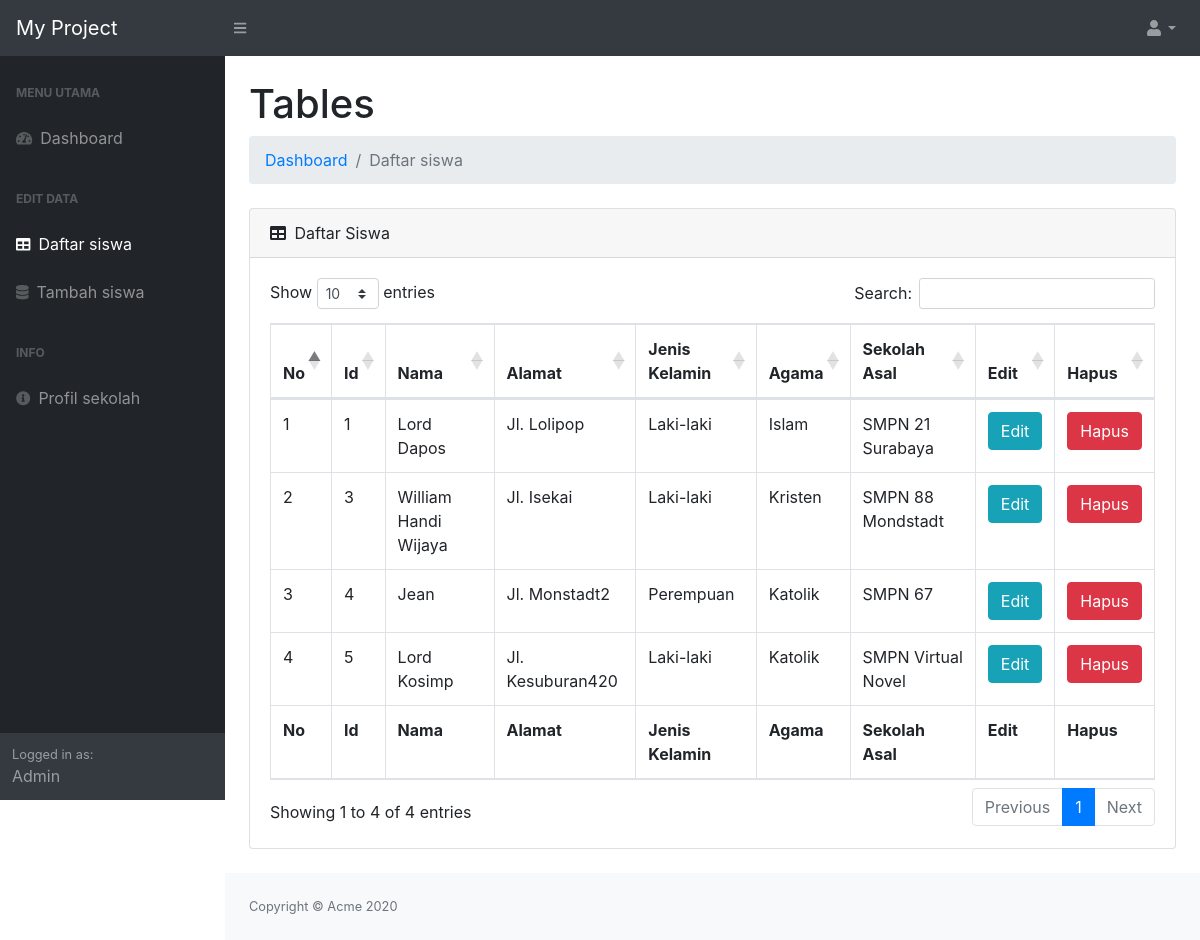
Screenshot of /welcome/dist/list-siswa.php (signed in) with the database file from the repository.
### tables this page shows
CREATE TABLE `calon_siswa` (
  `id` int(100) UNSIGNED NOT NULL,
  `nama` varchar(64) NOT NULL,
  `alamat` varchar(255) NOT NULL,
  `jenis_kelamin` varchar(10) NOT NULL,
  `agama` varchar(10) NOT NULL,
  `sekolah_asal` varchar(64) NOT NULL
);

### welcome/dist/list-siswa.php (the view, shortened to what this page needs)
<?php
require_once "../../config.php";
?>
<!DOCTYPE html>
<html lang="en">
<head>
    <link href="css/styles.css" rel="stylesheet" />
    <link href="https://cdn.datatables.net/1.10.20/css/dataTables.bootstrap4.min.css" rel="stylesheet" />
</head>
<body class="sb-nav-fixed">
    <nav class="sb-topnav navbar navbar-expand navbar-dark bg-dark">
        <a class="navbar-brand" href="index.php">My Project</a>
        <button class="btn btn-link btn-sm order-1 order-lg-0" id="sidebarToggle" href="#"><i class="fas fa-bars"></i></button>
        <ul id="navbar" class="navbar-nav ml-auto ml-md-0">
            <li class="nav-item dropdown">
                <a class="nav-link dropdown-toggle" id="userDropdown" href="#" role="button" data-toggle="dropdown" aria-haspopup="true" aria-expanded="false"><i class="fas fa-user fa-fw"></i></a>
            </li>
        </ul>
    </nav>
    <div id="layoutSidenav">
        <div id="layoutSidenav_nav">
            <nav class="sb-sidenav accordion sb-sidenav-dark" id="sidenavAccordion">
                <div class="sb-sidenav-menu">
                    <div class="nav">
                        <div class="sb-sidenav-menu-heading">Menu utama</div>
                        <a class="nav-link" href="index.php">
                            <div class="sb-nav-link-icon"><i class="fas fa-tachometer-alt"></i></div>
                            Dashboard
                        </a>
                        <div class="sb-sidenav-menu-heading">Edit data</div>
                        <a class="nav-link" href="list-siswa.php">
                            <div class="sb-nav-link-icon"><i class="fas fa-table"></i></div>
                            Daftar siswa
                        </a>
                        <a class="nav-link" href="form-daftar.php">
                            <div class="sb-nav-link-icon"><i class="fa fa-database"></i></div>
                            Tambah siswa
                        </a>
                        <div class="sb-sidenav-menu-heading">Info</div>
                        <a class="nav-link" href="profil.php">
                            <div class="sb-nav-link-icon"><i class="fas fa-info-circle"></i></div>
                            Profil sekolah
                        </a>
                    </div>
                </div>
                <div class="sb-sidenav-footer">
                    <div class="small">Logged in as:</div>
                    <?= ucwords($_SESSION['username']) ?>
                </div>
            </nav>
        </div>
        <div id="layoutSidenav_content">
            <main>
                <div class="container-fluid">
                    <h1 class="mt-4">Tables</h1>
                    <ol class="breadcrumb mb-4">
                        <li class="breadcrumb-item"><a href="index.php">Dashboard</a></li>
                        <li class="breadcrumb-item active">Daftar siswa</li>
                    </ol>
                    <div class="card mb-4">
                        <div class="card-header">
                            <i class="fas fa-table mr-1"></i>
                            Daftar Siswa
                        </div>
                        <div class="card-body">
                            <div class="table-responsive">
                                <table class="table table-bordered" id="dataTable" width="100%" cellspacing="0">
                                    <thead>
                                        <tr>
                                            <th>No</th>
                                            <th>Id</th>
                                            <th>Nama</th>
                                            <th>Alamat</th>
                                            <th>Jenis Kelamin</th>
                                            <th>Agama</th>
                                            <th>Sekolah Asal</th>
                                            <th>Edit</th>
                                            <th>Hapus</th>
                                        </tr>
                                    </thead>
                                    <tfoot>
                                        <tr>
                                            <th>No</th>
                                            <th>Id</th>
                                            <th>Nama</th>
                                            <th>Alamat</th>
                                            <th>Jenis Kelamin</th>
                                            <th>Agama</th>
                                            <th>Sekolah Asal</th>
                                            <th>Edit</th>
                                            <th>Hapus</th>
                                        </tr>
                                    </tfoot>
                                    <tbody>
                                        <?php
                                        $query = "SELECT * FROM calon_siswa";
                                        $stmt = $mysqli->query($query);
                                        $counter = 1;
                                        while ($siswa = $stmt->fetch_array()) : ?>
                                            <tr>
                                                <td><?= $counter++ ?></td>
                                                <td><?= $siswa['id'] ?></td>
                                                <td><?= $siswa['nama'] ?></td>
                                                <td><?= $siswa['alamat'] ?></td>
                                                <td><?= $siswa['jenis_kelamin'] ?></td>
                                                <td><?= $siswa['agama'] ?></td>
                                                <td><?= $siswa['sekolah_asal'] ?></td>
                                                <td>
                                                    <a href="form-edit.php?id=<?= $siswa['id'] ?>"><button id='edit' type='button' class='btn btn-info'>Edit</button></a>
                                                </td>
                                                <td>
                                                    <a href="../../hapus.php?id=<?= $siswa['id'] ?>" onclick="return confirm('Tetap ingin menghapus <?= $siswa['nama'] ?> (Id=<?= $siswa['id'] ?>)');">
                                                        <button id='hapus' type='button' class='btn btn-danger'>Hapus</button>
                                                    </a>
                                                </td>
                                            </tr>
                                        <?php endwhile; ?>
                                    </tbody>
                                </table>
                            </div>
                        </div>
                    </div>
                </div>
            </main>
            <footer class="py-4 bg-light mt-auto">
                <div class="container-fluid">
                    <div class="d-flex align-items-center justify-content-between small">
                        <div class="text-muted">Copyright &copy; Acme 2020</div>
                    </div>
                </div>
            </footer>
        </div>
    </div>
</body>
</html>

### rows the page displays
calon_siswa: id "1", nama "Lord Dapos", alamat "Jl. Lolipop", jenis_kelamin "Laki-laki", agama "Islam", sekolah_asal "SMPN 21 Surabaya"
calon_siswa: id "3", nama "William Handi Wijaya", alamat "Jl. Isekai", jenis_kelamin "Laki-laki", agama "Kristen", sekolah_asal "SMPN 88 Mondstadt"
calon_siswa: id "4", nama "Jean", alamat "Jl. Monstadt2", jenis_kelamin "Perempuan", agama "Katolik", sekolah_asal "SMPN 67"
calon_siswa: id "5", nama "Lord Kosimp", alamat "Jl. Kesuburan420", jenis_kelamin "Laki-laki", agama "Katolik", sekolah_asal "SMPN Virtual Novel"

### other values shown
$_SESSION['username'] "Admin"
